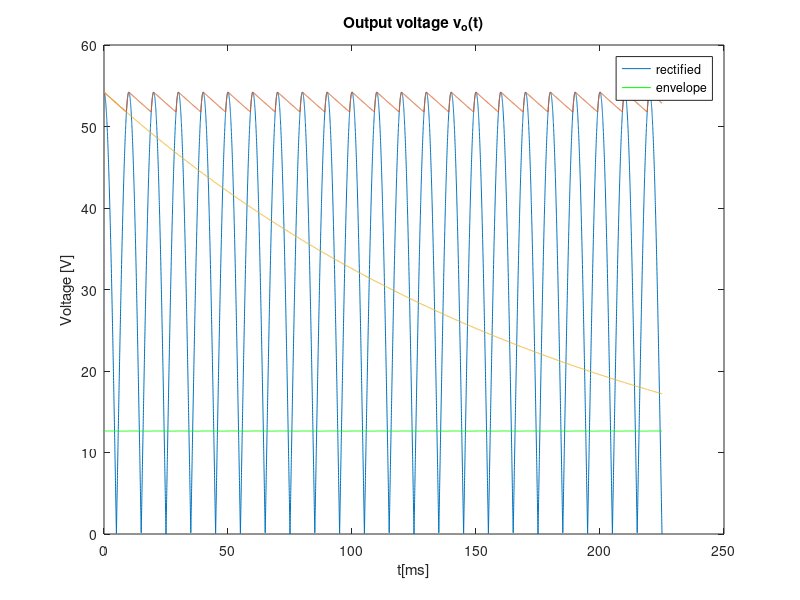
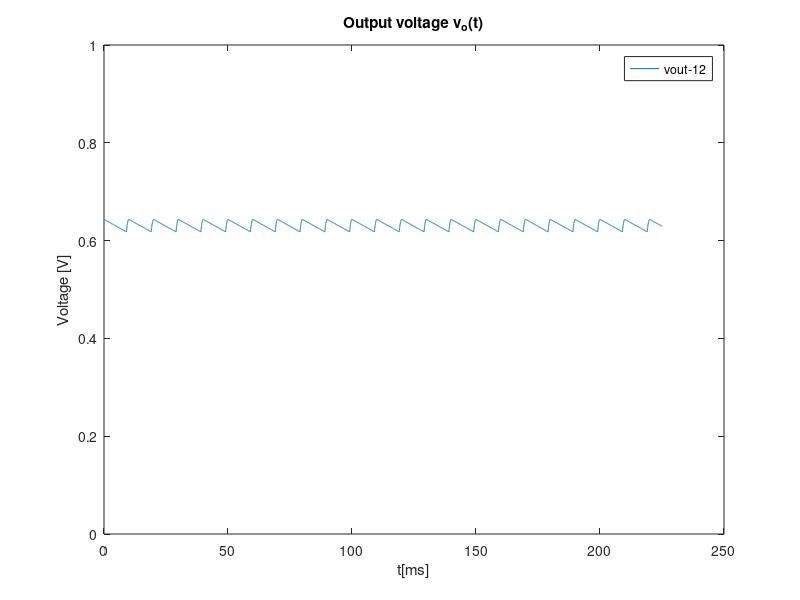

The MATLAB source for these figures, in order:
%%AC/DC Converter

IS=1e-9;
VT=25e-3;
eta=1;

%%solve circuit with accurate model

function f = f(vD,vS)
Is = 1e-9;
VT=25e-3;
eta=1;
R=5e-3;
n=17;
f = n*vD+R*Is * (exp(vD/(VT*eta))-1) - vS;
endfunction

function fd = fd(vD)
Is = 1e-9;
VT=25e-3;
eta=1;
R=5e-3;
n=17;
fd = n + R*Is/(eta*VT) * (exp(vD/(VT*eta))-1);
endfunction


%envelope detector
ne=6;
A=sqrt(2)*230/ne;
R=14e3;
C=14e-6;
t=linspace(0, 225e-3, 100e2);
f=50;
w=2*pi*f;
vS = A * cos(w*t);
vOhr = zeros(1, length(t));
vO = zeros(1, length(t));
vOexp = zeros(1, length(t));

tOFF = 1/w * atan(1/(w*R*C));

vOnexp = A*cos(w*tOFF)*exp(-(t-tOFF)/R/C);

j=1;
n=1;
for i=1:length(t)
  if  (t(i) <= n*(1/(2*f)))
    vOexp(i) = vOnexp(j);
  j=j+1;
  else
    vOexp(i) = vOnexp(1);
    j=2;
    n=n+1;
  endif
endfor

figure
for i=1:length(t)
  if (vS(i) > 0)
    vOhr(i) = vS(i);
  else
    vOhr(i) = -vS(i);
  endif
endfor

tON = 0;
i = 1;
while i < length(t)
  if (vOnexp(i) > vOhr(i) && t(i) > tOFF)
    i=i+1;
  elseif (t(i) <= tOFF)
    i=i+1;
  else
    tON = t(i);
    i=length(t);
  endif
endwhile


plot(t*1000, vOhr)
hold

j = 1;
n = 0;
for i=1:length(t)
  if t(i) < tOFF
    vO(i) = vOhr(i);
  elseif t(i) >= (j-1)*(1/(2*f))+tON && t(i) < j*(1/(2*f))+tOFF
    vO(i) = vOhr(i);
    if n == 0
      n=1;
    endif
  elseif vOexp(i) >= vOhr(i)
    vO(i) = vOexp(i);
    if n == 1
      j=j+1;
      n=0;
    endif
  else 
    vO(i) = vOhr(i);
  endif
endfor

%%Voltage Regulator

function fvr = fvr(vD, vO)
Is = 1e-9;
VT=25e-3;
eta=1;
R=1e3;
n=17;
fvr = -n*vD+(((n*VT*eta)/(Is))*(exp((-vD/(VT*eta)))))/(((n*VT*eta)/Is)*exp(-vD/(VT*eta))+R);

endfunction

function fvrd = fvrd(vD, vO)
Is = 1e-9;
VT=25e-3;
eta=1;
R=1e3;
n=17;
fvrd = -n+((-n)/(Is*exp(vD/(eta*VT)))*(n*(eta*VT)/((Is*exp(vD/(eta*VT)))+R))+(((n*(eta*VT))/(Is*exp(vD/(eta*VT))))*((n)/(Is*exp(vD/VT)))))/((n*VT)/((Is*exp(vD/VT)+R)^2));

endfunction


%%Newton Raphsons iterative method

function vD_root = solve_vD (vS)
  delta = 1e-6;
  x_next = 0.70;

  do 
    x=x_next;
    x_next = x  - f(x, vS)/fd(x);
  until (abs(x_next-x) < delta)

  vD_root = x_next;
endfunction


%%Newton Raphson Start
for i=1:length(vO)
  vD(i) = solve_vD  (vO(i));
endfor
%%Newton Raphson End

vD = 17*vD;


printf("Maximum (vout) = %f\n", max(vD));
printf("minimum (vout) = %f\n", min(vD));
printf("Ripple (vout) = %f\n", max(vD)-min(vD));
printf("(vout)_average = %f\n", mean(vD));

plot(t*1000, vD, "g");
plot(t*1000, vO);
plot(t*1000, vOnexp);

title("Output voltage v_o(t)");
xlabel ("t[ms]");
ylabel ("Voltage [V]");
legend("rectified","envelope");
print ("envldetc.eps", "-depsc");

figure
plot(t*1000, vD-12);
title("Output voltage v_o(t)");
axis([0 250 0 1])
xlabel ("t[ms]");
ylabel ("Voltage [V]");
legend("vout-12");
print ("volregd.eps", "-depsc");